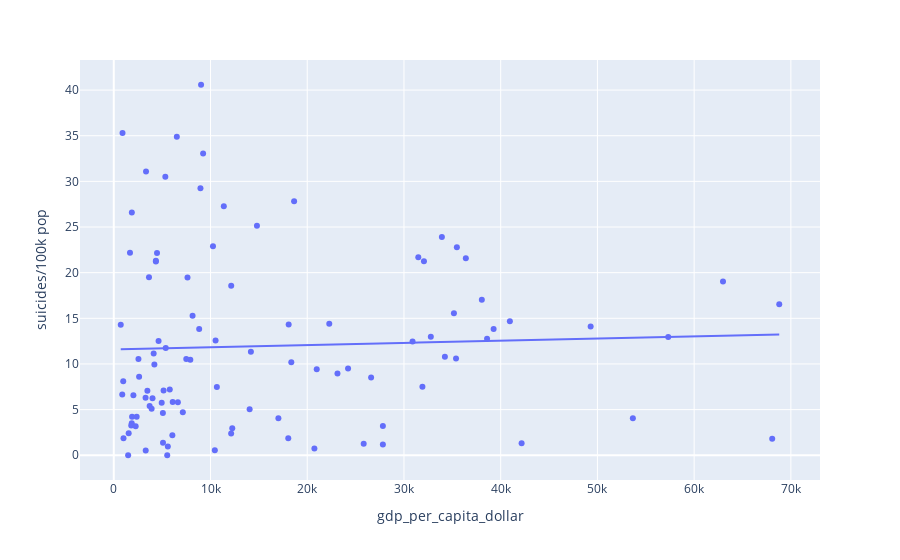

Notebook source saved alongside this figure:
### Code cell
fig = px.scatter(scatter, x="gdp_per_capita_dollar", y="suicides/100k pop", trendline='ols')
fig.show()
